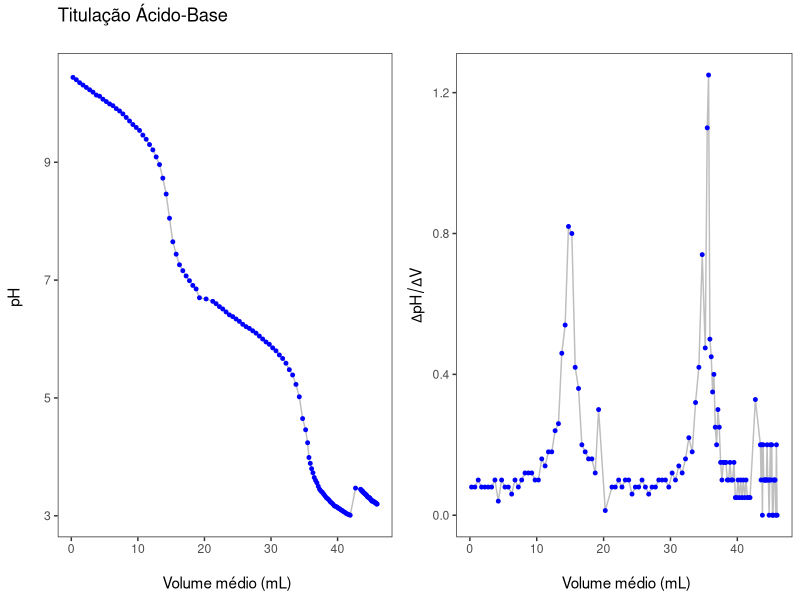
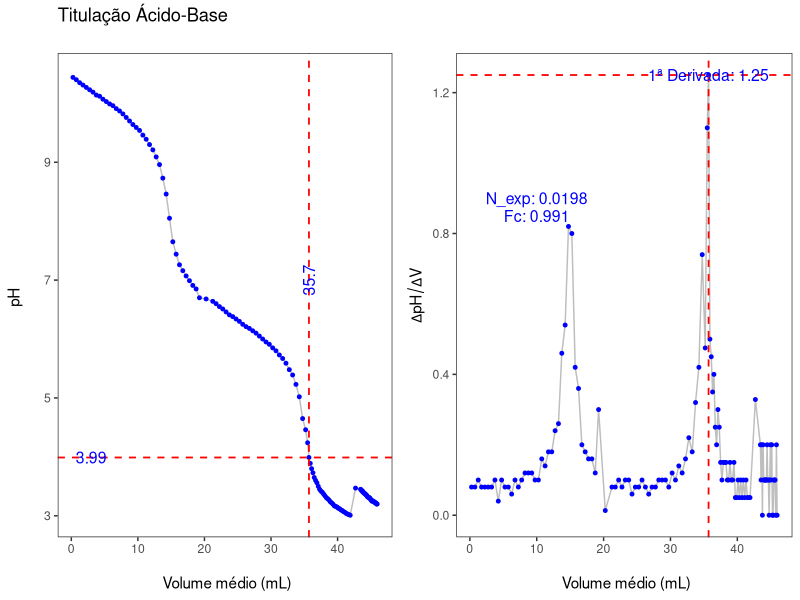

Here is the R script that generated these plots, in order:
# Carregar o pacotes
library(readxl)
library(ggplot2)
library(gridExtra)

#definir o diretorio
setwd("C:/R_proj")

#carregar o banco de dados
dados <- read_excel("tit_AB.xlsx") 

# Calculando manualmente a média acumulativa de cada dois volumes consecutivos
dados$volume_medio <- c(NA, (dados$vol_ml[-1] + dados$vol_ml[-nrow(dados)]) / 2)


# Calculando a primeira derivada com a diferença absoluta (sempre maior - menor)
dados$derivada_pH <- c(
  NA, # O primeiro valor é NA porque não há anterior
  (pmax(dados$pH[-1], dados$pH[-nrow(dados)]) - pmin(dados$pH[-1], dados$pH[-nrow(dados)])) /
    (pmax(dados$vol_ml[-1], dados$vol_ml[-nrow(dados)]) - pmin(dados$vol_ml[-1], dados$vol_ml[-nrow(dados)]))
)


# Criando o gráfico

g1 <- ggplot(data = dados, aes(x = volume_medio, y = derivada_pH)) +
  geom_line(color = "gray", size = 0.5) +  # Linha conectando os pontos
  geom_point(color = "blue", size = 1) + # Pontos em destaque
  labs(
    title = " \n",
    x = "\n Volume médio (mL)",
    y =  expression(Delta * pH / Delta * V)
  ) +
  theme_test()  # Estilo limpo e moderno

g2 <- ggplot(data = dados, aes(x = volume_medio, y = pH)) +
  geom_line(color = "gray", size = 0.5) +  # Linha conectando os pontos
  geom_point(color = "blue", size = 1) + # Pontos em destaque
  labs(
    title = "Titulação Ácido-Base \n",
    x = "\n Volume médio (mL)",
    y = "pH \n"
  ) +
  theme_test()  # Estilo limpo e moderno

grid.arrange(g2, g1, ncol = 2)

################################################################################

# Encontrar o índice do maior valor da primeira derivada (ignorando NA)
indice_maior_derivada <- which.max(dados$derivada_pH)

# Obter o maior valor da derivada
maior_valor_derivada <- dados$derivada_pH[indice_maior_derivada]

# Obter o volume e pH correspondente ao maior valor da derivada
volume_correspondente <- dados$volume_medio[indice_maior_derivada]

ph_correspondente <- dados$pH[dados$volume_medio == volume_correspondente]  # pH correspondente


# Exibir os resultados
cat("Maior valor da primeira derivada:", maior_valor_derivada, "\n")
cat("Volume correspondente:", volume_correspondente, "\n")
cat("pH correspondente ao volume final:", ph_correspondente, "\n")


################################################################################
#calculo do fator de correção
################################################################################

# Definindo os valores conhecidos
A <- 2.5  # Massa do carbonato de sódio em gramas (g)
B <- 15          # Volume do carbonato de sódio em mL
C <- volume_correspondente        # Volume de ácido gasto na titulação em mL (exemplo)
N_teo <- 0.02    # Normalidade teórica do ácido

# Calculando a normalidade experimental
N_exp <- (A * B) / (53 * C)

# Calculando o fator de correção
fator_correcao <- N_exp / N_teo

# Exibindo os resultados
cat("Normalidade Experimental (N_exp):", N_exp, "N\n")
cat("Fator de Correção (F):", fator_correcao, "\n")


################################################################################
# Criando o gráfico com o volume final destacado
################################################################################

g3 <- ggplot(data = dados, aes(x = volume_medio, y = pH)) +
  geom_line(color = "gray", size = 0.5) +  # Linha conectando os pontos
  geom_point(color = "blue", size = 1) + # Pontos em destaque
  geom_vline(xintercept = volume_correspondente, # Posição da linha vertical no eixo x
             color = "red",              # Cor da linha
             linetype = "dashed",        # Tipo de linha (pontilhada)
             size = 0.6) +
  geom_hline(yintercept = ph_correspondente, # Posição da linha vertical no eixo x
             color = "red",              # Cor da linha
             linetype = "dashed",        # Tipo de linha (pontilhada)
             size = 0.6) +
  annotate( #valor de pH
    "text",
    x = 3,  # Coordenada x onde o texto será posicionado
    y = ph_correspondente,  # Coordenada y (acima da linha horizontal)
    label = ph_correspondente,  # Texto a ser exibido
    color = "blue",  # Cor do texto
    size = 4,
    angle = 0) +        # Tamanho do texto)
  
  annotate( #valor do mL gasto
      "text",
      x = volume_correspondente,  # Coordenada x onde o texto será posicionado
      y = 7,  # Coordenada y (acima da linha horizontal)
      label = volume_correspondente,  # Texto a ser exibido
      color = "blue",  # Cor do texto
      size = 4,
      angle = 90) +        # Tamanho do texto)
  labs(
    title = "Titulação Ácido-Base \n",
    x = "\n Volume médio (mL)",
    y = "pH \n") +
    theme_test()  # Estilo limpo e moderno



texto1 <- sprintf("Fc: %.3f", fator_correcao)
texto2 <- sprintf("N_exp: %.4f", N_exp)
texto3 <- sprintf("1ª Derivada: %.2f", maior_valor_derivada)


g4 <- ggplot(data = dados, aes(x = volume_medio, y = derivada_pH)) +
  geom_line(color = "gray", size = 0.5) +  # Linha conectando os pontos
  geom_point(color = "blue", size = 1) + 
  
  # Pontos em destaque
  geom_vline(xintercept = volume_correspondente, # Posição da linha vertical no eixo x
       color = "red",              # Cor da linha
       linetype = "dashed",        # Tipo de linha (pontilhada)
       size = 0.6) +
  
  geom_hline(yintercept = maior_valor_derivada, # Posição da linha vertical no eixo x
             color = "red",              # Cor da linha
             linetype = "dashed",        # Tipo de linha (pontilhada)
             size = 0.6) +
  
  annotate( #valor do fator de correção
    "text",
    x = volume_correspondente,  # Coordenada x onde o texto será posicionado
    y = maior_valor_derivada,  # Coordenada y (acima da linha horizontal)
    label = texto3,  # Texto a ser exibido
    color = "blue",  # Cor do texto
    size = 4,
    angle = 0) +
  
  annotate( #valor do fator de correção
      "text",
      x = 10,  # Coordenada x onde o texto será posicionado
      y = 0.85,  # Coordenada y (acima da linha horizontal)
      label = texto1,  # Texto a ser exibido
      color = "blue",  # Cor do texto
      size = 4,
      angle = 0) +
  
  annotate( #valor do fator de correção
    "text",
    x = 10,  # Coordenada x onde o texto será posicionado
    y = 0.9,  # Coordenada y (acima da linha horizontal)
    label = texto2,  # Texto a ser exibido
    color = "blue",  # Cor do texto
    size = 4,
    angle = 0) +
  
  labs(
       title = " \n",
       x = "\n Volume médio (mL)",
       y = expression(Delta * pH / Delta * V)) +
  theme_test()  # Estilo limpo e moderno

grafico <- grid.arrange(g3, g4, ncol = 2)


################################################################################
# Salvando o gráfico em PNG
################################################################################

ggsave(
  filename = "grafico.png",   # Nome do arquivo
  plot = grafico,             # Objeto gráfico
  width = 12.5,               # Largura em polegadas (900 pixels / 72 dpi)
  height = 6.25,              # Altura em polegadas (450 pixels / 72 dpi)
  dpi = 600                    # Resolução (pontos por polegada)
)





